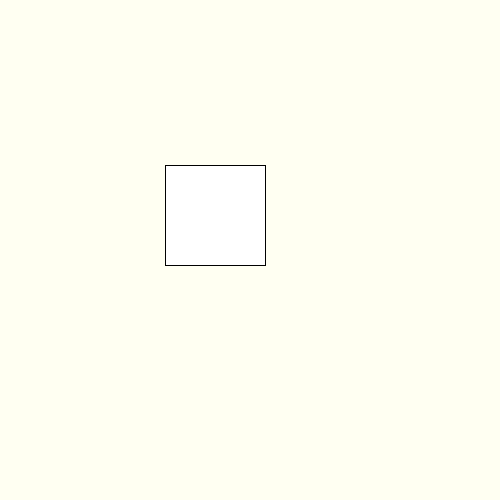
Frame 1 (no input)
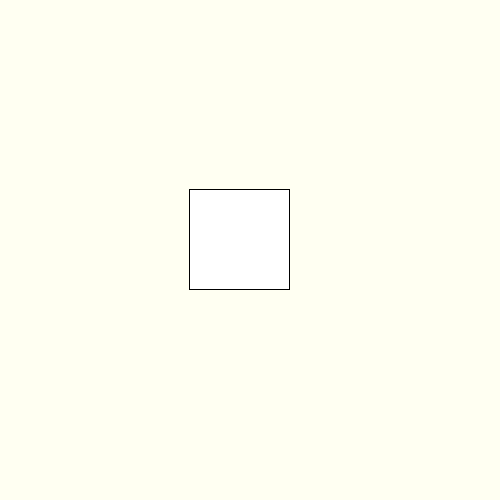
Frame 60 (the mouse pressed at the canvas centre just before this capture)
Frame 120 (the mouse held since frame 60 and released just before this capture): identical to frame 60, image omitted

The Processing sketch that drew these frames (run headless with seeded random() and noise(); from frame 60 on, the mouse is pressed at the canvas centre):

// Processing sketch: week02_1_HLE
// ── week02_1_HLE.pde
float [] HLE={-1042, -3479.7, 1003.7, -1669, -1639.6, -14219, -3655.1, -4917, 9363.2, -4271.8, -24, 681};float [] HLN={-17090, -13711, -22888, -19631, -23818, -18573, -19636, -15648, -18256, -15721, -17776, -15581};

int N=12; //12筆資料
void setup(){
  size(500,500);
}

void draw()
{
  background(#FFFFF2);
  float dx =HLE[frameCount%N]/100;
  float dy =HLE[frameCount%N]/100;
  rect(200+dx,200+dy,100,100);
}
